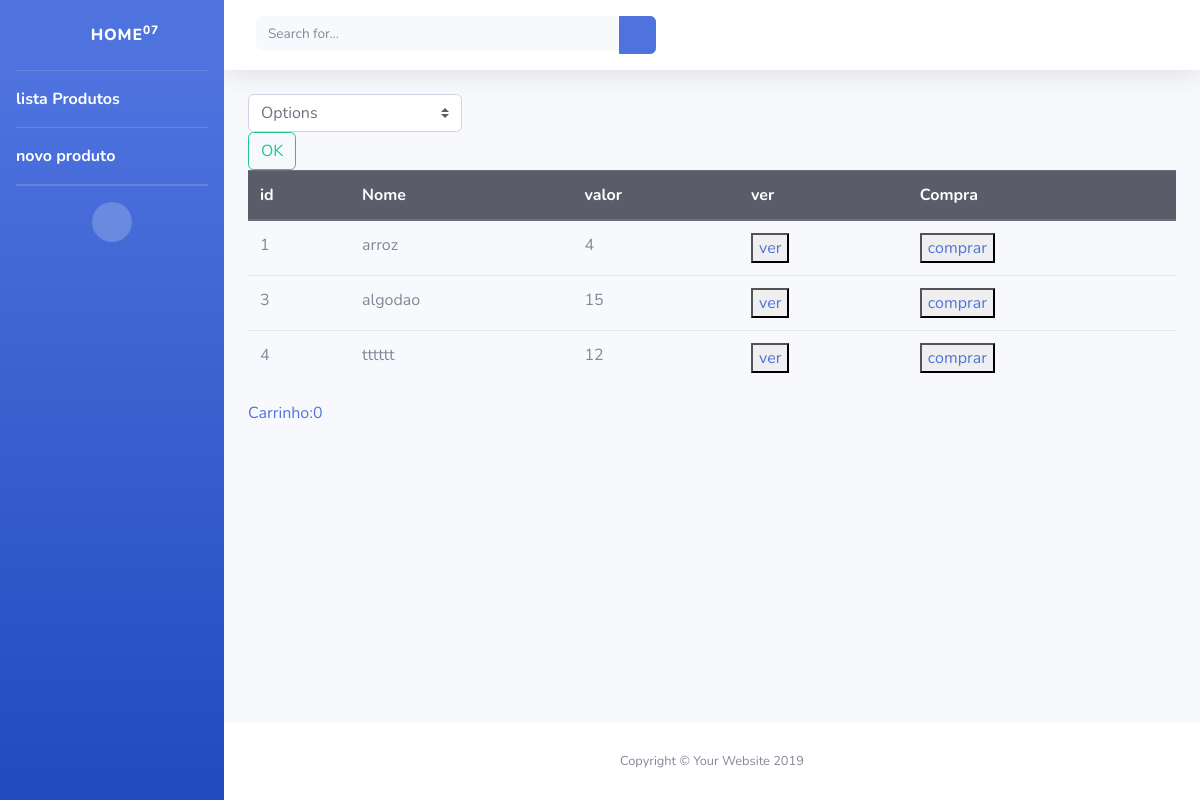
Screenshot of /ativity/product/ with the database file from the repository.
### ativity/models.py (models this page shows)
class Products(models.Model):
    name = models.CharField(max_length=50)
    value = models.IntegerField()

### ativity/views.py (the view)
# urls.py: path('product/', views.products_list),
def products_list(request):
    if(request.method=='POST'):
        pesquisa = request.POST.get('pesquisa')
        if (pesquisa == 'cres'):
            products = Products.objects.order_by('name')
            return render(request,'products/list.html',{'products':products})
        elif (pesquisa == 'decres'):
            products = Products.objects.order_by('-name')
            return render(request,'products/list.html',{'products':products})
        elif (pesquisa == 'maior'):
            products = Products.objects.order_by('-value')
            return render(request,'products/list.html',{'products':products})
        elif (pesquisa == 'menor'):
            products = Products.objects.order_by('value')
            return render(request,'products/list.html',{'products':products})
    else:
        products = Products.objects.all()
        return render(request,'products/list.html',{'products':products})

### ativity/templates/products/list.html (shortened to what this page needs)
{% extends "base.html" %}
{% block conteudo %}
<div class="">
    <div class="row">
        <div class="col-lg-3">
            <form action="/ativity/product/" method="POST">
                <select name="pesquisa" class="browser-default custom-select">
                    <option selected>Options</option>
                </select>
                <button class="btn btn-outline-success my-2 my-sm-0" type="submit">OK</button>
            </form>
        </div>
    </div>
</div>
<table class="table">
    <thead class="thead-dark">
        <tr>
            <th scope="col">id</th>
            <th scope="col">Nome</th>
            <th scope="col">valor</th>
            <th scope="col">ver</th>
            <th scope="col">Compra</th>
        </tr>
    </thead>
    <tbody>
        {% for product in products %}
        <tr>
            <td>{{product.id}}</td>
            <td>{{product.name}}</td>
            <td>{{product.value}}</td>
            <td><button><a href="/ativity/product/{{product.id}}">ver</a></button></td>
            <td><button><a href="/ativity/product/{{product.id}}/card/">comprar</a></button></td>
        </tr>
        {% endfor %}
    </tbody>
</table>
<a href="/ativity/product/cart/" class="glyphicon glyphicon-shopping-cart">Carrinho:{{request.session.cart| length}}</a>
{% endblock %}

### rows the page displays
Products: id "1", name "arroz", value "4"
Products: id "3", name "algodao", value "15"
Products: id "4", name "tttttt", value "12"

### other values shown
{{ request.session.cart| length }} "0"
